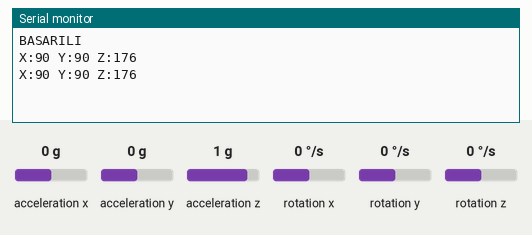
Bench run of a sketch on a simulated Arduino Uno, built with avr-gcc and run on an emulated ATmega328P. On the bench: the last lines printed to the serial monitor. The inputs (shaded band) are chosen by the test bench; at power-on: acceleration x 0 g, acceleration y 0 g, acceleration z 1 g, rotation x 0 °/s, rotation y 0 °/s, rotation z 0 °/s.

Above: at 1.2 s.
1.3 s: acceleration x set to -1.4 g
At 2.6 s:
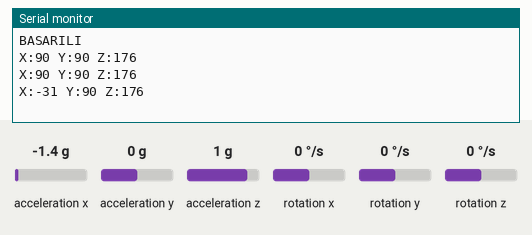
2.8 s: acceleration y set to -1.4 g
At 4.0 s:
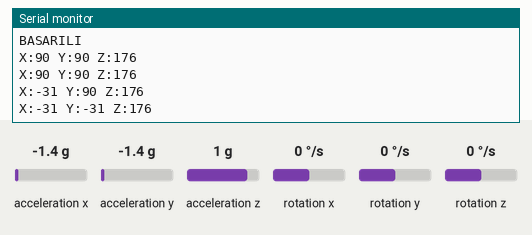
4.3 s: acceleration z set to -1.4 g
At 4.3 s:
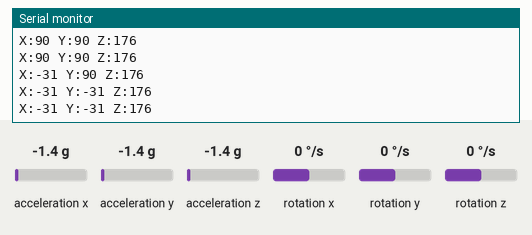

The sketch:

sketch_aug15b.ino
```cpp
#include   <MPU6050.h>
#include   <Wire.h> // MPU6050 I2C  KÜTÜPHANESİ
//****************************************************************************************
MPU6050 ACC_GYR;

//16-BITLIK DEGISKEN KULLANDIK. ÇÜNKÜ GELEN DATALAR 16 BİT
int16_t accx, accy, accz;
int16_t gyrx, gyry, gyrz;

int deger_X, deger_Y, deger_Z;

void setup(){
    Serial.begin(9600);
    ACC_GYR.initialize(); //
    Serial.println(ACC_GYR.testConnection() ? "BASARILI":"BASARISIZ"); // EĞER BAĞALANTI BASARILI ISE mpu.testConnection()=1 OLUR
                  // VE "BASARILI" AKTIF OLUR. DEGILSE "BASARISIZ" AKTIF OLUR

}

void loop(){
    ACC_GYR.getMotion6(&accx, &accy, &accz, &gyrx, &gyry ,&gyrz); // HER BIRI 16-BIT OLANA DATALARI ALDIK

    deger_X=map(accx,-17000,17000,0,180);// X EKSENİNDEKİ DATAYI 0-180 ARASINA ÖLÇEKLENDİRDİK
    deger_Y=map(accy,-17000,17000,0,180);
    deger_Z=map(accz,-17000,17000,0,180);

    Serial.print("X:");
    Serial.print(deger_X); //DEĞERLERİ YAZDIRDIK.
    Serial.print(" Y:");
    Serial.print(deger_Y);
    Serial.print(" Z:");
    Serial.println(deger_Z);
    delay(1000);


    delay(50);
}
```

Measured:
- after the input at 1.3 s, the serial monitor: prints a new line after 0.81 s (image 1)
- after the input at 2.8 s, the serial monitor: prints a new line after 0.37 s (image 2)
